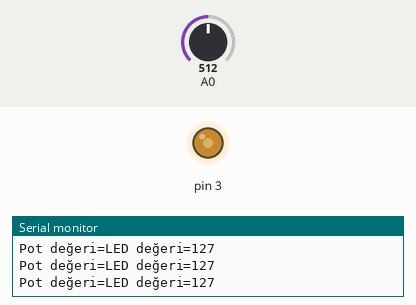
Bench run of a sketch on a simulated Arduino Uno, built with avr-gcc and run on an emulated ATmega328P. Shown: output pins drawn as LEDs (lit = HIGH), the last lines printed to the serial monitor. Inputs (shaded band) come from the test bench; at power-on: A0 = 512.

Above: at 1.2 s.
1.3 s: A0 set to 410
At 1.9 s:
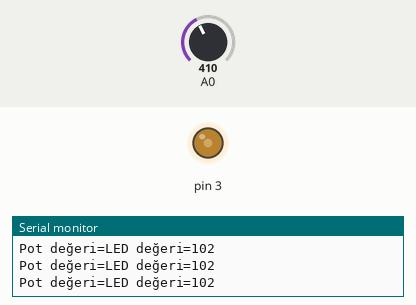
4.3 s: A0 set to 387
At 4.9 s:
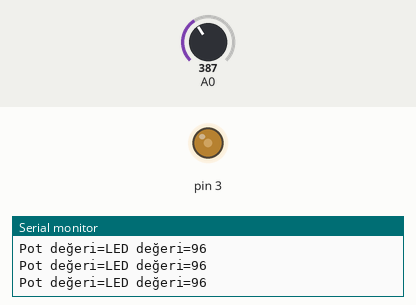
7.3 s: A0 set to 716
At 8.3 s:
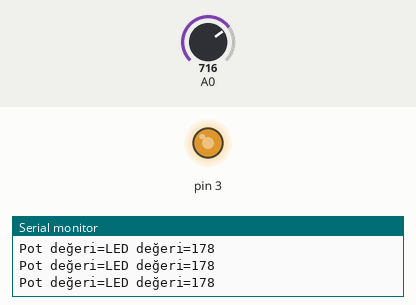
8.8 s: A0 set to 122
At 9.7 s:
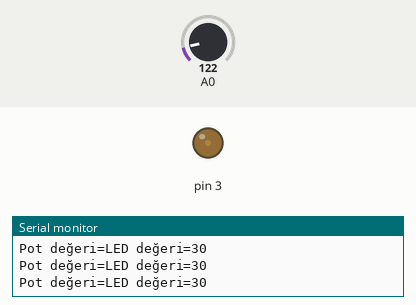
10.3 s: A0 set to 900
At 11.5 s:
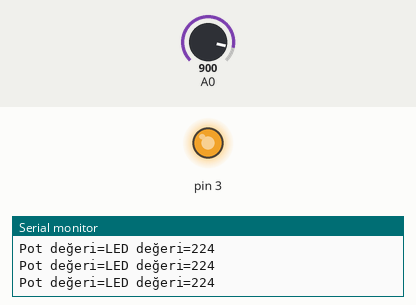
11.8 s: A0 set to 0
At 12.9 s:
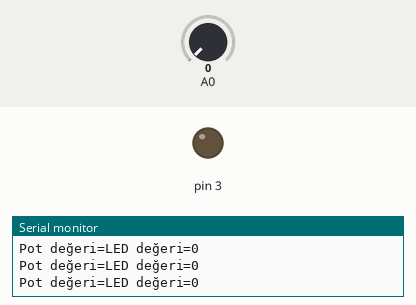
Timing chart, 0 to 14.3 s (numbered marks = the images above; inputs shaded):
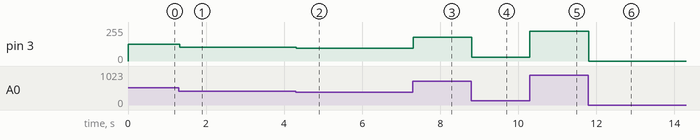

The sketch:

sketch_feb25a.ino
```cpp
void setup() {
  Serial.begin(9600);
  pinMode(3,OUTPUT);
}

void loop() {
int pot=analogRead(A0);
int LED=map(pot,0,1023,0,255);
analogWrite(3,LED);
Serial.print("Pot değeri=");
Serial.print("LED değeri=");
Serial.println(LED);
delay(2);
}
```

Measured:
- after the input at 1.3 s, pin 3: 127/255 → 102/255 at once
- after the input at 4.3 s, pin 3: 102/255 → 96/255 at once
- after the input at 7.3 s, pin 3: 96/255 → 178/255 at once
- after the input at 8.8 s, pin 3: 178/255 → 30/255 at once
- after the input at 10.3 s, pin 3: 30/255 → 224/255 at once
- after the input at 11.8 s, pin 3: 224/255 → 0/255 at once
